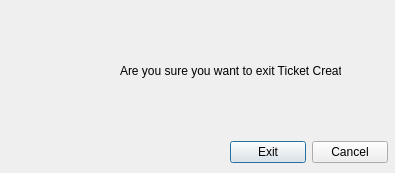
<?xml version="1.0" encoding="UTF-8"?>
<ui version="4.0">
 <class>ConfirmationExit</class>
 <widget class="QDialog" name="ConfirmationExit">
  <property name="geometry">
   <rect>
    <x>0</x>
    <y>0</y>
    <width>395</width>
    <height>173</height>
   </rect>
  </property>
  <property name="windowTitle">
   <string>Exit GTEK Ticket Creator?</string>
  </property>
  <property name="sizeGripEnabled">
   <bool>false</bool>
  </property>
  <widget class="QWidget" name="layoutWidget">
   <property name="geometry">
    <rect>
     <x>230</x>
     <y>140</y>
     <width>158</width>
     <height>25</height>
    </rect>
   </property>
   <layout class="QHBoxLayout" name="horizontalLayout">
    <item>
     <widget class="QPushButton" name="exitButton">
      <property name="text">
       <string>Exit</string>
      </property>
     </widget>
    </item>
    <item>
     <widget class="QPushButton" name="cancelButton">
      <property name="text">
       <string>Cancel</string>
      </property>
     </widget>
    </item>
   </layout>
  </widget>
  <widget class="QLabel" name="label">
   <property name="geometry">
    <rect>
     <x>120</x>
     <y>60</y>
     <width>221</width>
     <height>21</height>
    </rect>
   </property>
   <property name="text">
    <string>Are you sure you want to exit Ticket Creator?</string>
   </property>
  </widget>
  <widget class="QLabel" name="Alertpng">
   <property name="geometry">
    <rect>
     <x>50</x>
     <y>30</y>
     <width>61</width>
     <height>61</height>
    </rect>
   </property>
   <property name="text">
    <string/>
   </property>
   <property name="pixmap">
    <pixmap resource="images.qrc">:/Images/images/Alert.png</pixmap>
   </property>
   <property name="scaledContents">
    <bool>false</bool>
   </property>
  </widget>
 </widget>
 <resources>
  <include location="images.qrc"/>
 </resources>
 <connections>
  <connection>
   <sender>cancelButton</sender>
   <signal>clicked()</signal>
   <receiver>ConfirmationExit</receiver>
   <slot>close()</slot>
   <hints>
    <hint type="sourcelabel">
     <x>439</x>
     <y>183</y>
    </hint>
    <hint type="destinationlabel">
     <x>399</x>
     <y>155</y>
    </hint>
   </hints>
  </connection>
 </connections>
</ui>
